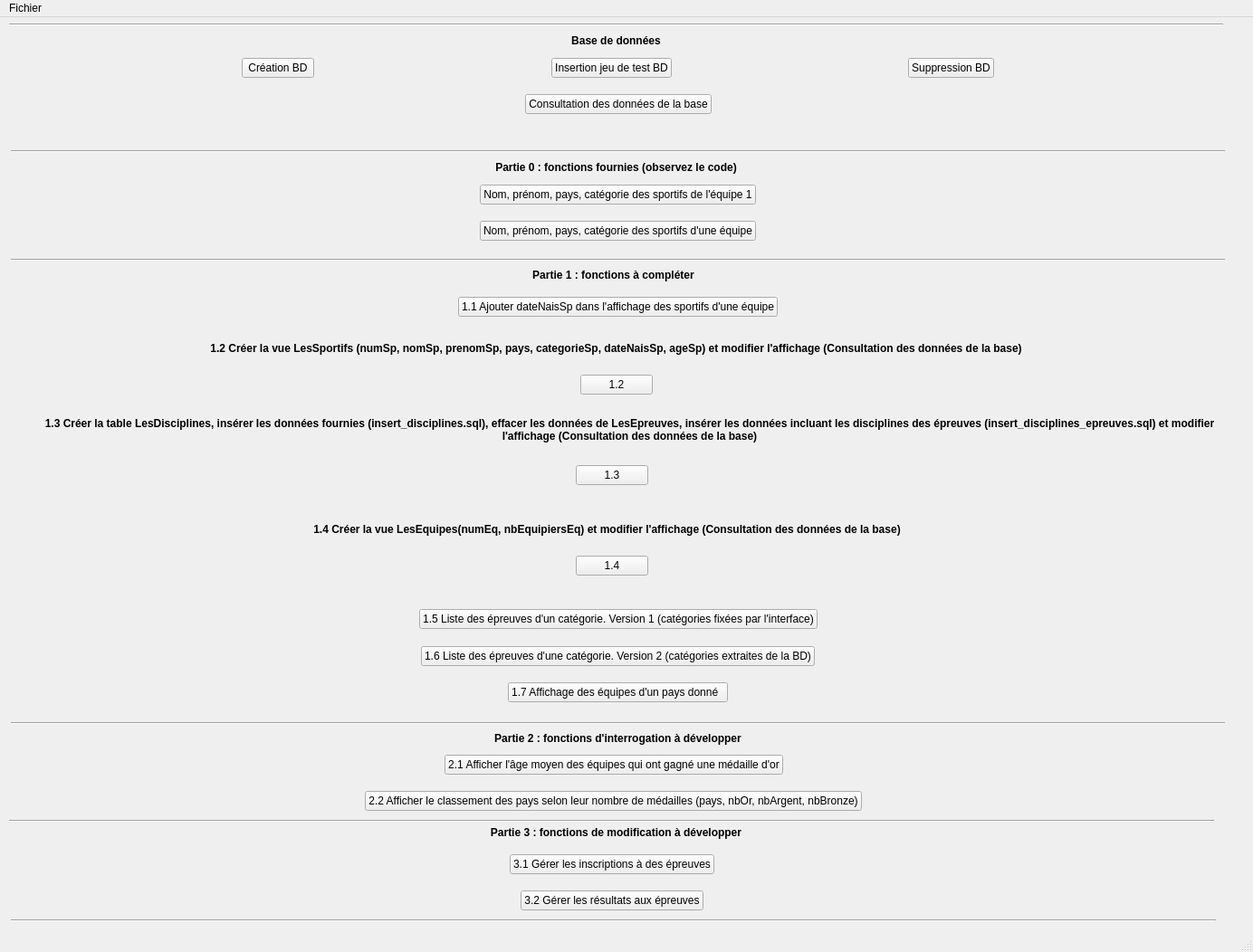
<?xml version="1.0" encoding="UTF-8"?>
<ui version="4.0">
 <class>MainWindow</class>
 <widget class="QMainWindow" name="MainWindow">
  <property name="geometry">
   <rect>
    <x>0</x>
    <y>0</y>
    <width>1384</width>
    <height>1052</height>
   </rect>
  </property>
  <property name="windowTitle">
   <string>Projet Jeux Olympiques</string>
  </property>
  <widget class="QWidget" name="centralwidget">
   <widget class="Line" name="line">
    <property name="geometry">
     <rect>
      <x>10</x>
      <y>0</y>
      <width>1341</width>
      <height>16</height>
     </rect>
    </property>
    <property name="orientation">
     <enum>Qt::Horizontal</enum>
    </property>
   </widget>
   <widget class="QLabel" name="label">
    <property name="geometry">
     <rect>
      <x>10</x>
      <y>10</y>
      <width>1341</width>
      <height>31</height>
     </rect>
    </property>
    <property name="font">
     <font>
      <weight>75</weight>
      <bold>true</bold>
     </font>
    </property>
    <property name="text">
     <string>Base de données</string>
    </property>
    <property name="alignment">
     <set>Qt::AlignCenter</set>
    </property>
   </widget>
   <widget class="Line" name="line_2">
    <property name="geometry">
     <rect>
      <x>12</x>
      <y>140</y>
      <width>1341</width>
      <height>16</height>
     </rect>
    </property>
    <property name="orientation">
     <enum>Qt::Horizontal</enum>
    </property>
   </widget>
   <widget class="QLabel" name="label_3">
    <property name="geometry">
     <rect>
      <x>10</x>
      <y>150</y>
      <width>1341</width>
      <height>31</height>
     </rect>
    </property>
    <property name="font">
     <font>
      <weight>75</weight>
      <bold>true</bold>
     </font>
    </property>
    <property name="text">
     <string>Partie 0 : fonctions fournies (observez le code)</string>
    </property>
    <property name="alignment">
     <set>Qt::AlignCenter</set>
    </property>
   </widget>
   <widget class="Line" name="line_3">
    <property name="geometry">
     <rect>
      <x>12</x>
      <y>260</y>
      <width>1341</width>
      <height>16</height>
     </rect>
    </property>
    <property name="orientation">
     <enum>Qt::Horizontal</enum>
    </property>
   </widget>
   <widget class="QLabel" name="label_4">
    <property name="geometry">
     <rect>
      <x>7</x>
      <y>269</y>
      <width>1341</width>
      <height>31</height>
     </rect>
    </property>
    <property name="font">
     <font>
      <weight>75</weight>
      <bold>true</bold>
     </font>
    </property>
    <property name="text">
     <string>Partie 1 : fonctions à compléter</string>
    </property>
    <property name="alignment">
     <set>Qt::AlignCenter</set>
    </property>
   </widget>
   <widget class="QLabel" name="label_7">
    <property name="geometry">
     <rect>
      <x>10</x>
      <y>350</y>
      <width>1341</width>
      <height>31</height>
     </rect>
    </property>
    <property name="font">
     <font>
      <weight>75</weight>
      <bold>true</bold>
     </font>
    </property>
    <property name="text">
     <string>1.2 Créer la vue LesSportifs (numSp, nomSp, prenomSp, pays, categorieSp, dateNaisSp, ageSp) et modifier l'affichage (Consultation des données de la base)</string>
    </property>
    <property name="alignment">
     <set>Qt::AlignCenter</set>
    </property>
    <property name="wordWrap">
     <bool>true</bool>
    </property>
   </widget>
   <widget class="QLabel" name="label_8">
    <property name="geometry">
     <rect>
      <x>40</x>
      <y>430</y>
      <width>1311</width>
      <height>51</height>
     </rect>
    </property>
    <property name="font">
     <font>
      <weight>75</weight>
      <bold>true</bold>
     </font>
    </property>
    <property name="text">
     <string>1.3 Créer la table LesDisciplines, insérer les données fournies (insert_disciplines.sql), effacer les données de LesEpreuves, insérer les données incluant les disciplines des épreuves (insert_disciplines_epreuves.sql) et modifier l'affichage (Consultation des données de la base)</string>
    </property>
    <property name="alignment">
     <set>Qt::AlignCenter</set>
    </property>
    <property name="wordWrap">
     <bool>true</bool>
    </property>
   </widget>
   <widget class="QLabel" name="label_9">
    <property name="geometry">
     <rect>
      <x>0</x>
      <y>550</y>
      <width>1341</width>
      <height>31</height>
     </rect>
    </property>
    <property name="font">
     <font>
      <weight>75</weight>
      <bold>true</bold>
     </font>
    </property>
    <property name="text">
     <string>1.4 Créer la vue LesEquipes(numEq, nbEquipiersEq) et modifier l'affichage (Consultation des données de la base)</string>
    </property>
    <property name="alignment">
     <set>Qt::AlignCenter</set>
    </property>
    <property name="wordWrap">
     <bool>true</bool>
    </property>
   </widget>
   <widget class="Line" name="line_4">
    <property name="geometry">
     <rect>
      <x>12</x>
      <y>772</y>
      <width>1341</width>
      <height>16</height>
     </rect>
    </property>
    <property name="orientation">
     <enum>Qt::Horizontal</enum>
    </property>
   </widget>
   <widget class="QLabel" name="label_5">
    <property name="geometry">
     <rect>
      <x>12</x>
      <y>781</y>
      <width>1341</width>
      <height>31</height>
     </rect>
    </property>
    <property name="font">
     <font>
      <weight>75</weight>
      <bold>true</bold>
     </font>
    </property>
    <property name="text">
     <string>Partie 2 : fonctions d'interrogation à développer</string>
    </property>
    <property name="alignment">
     <set>Qt::AlignCenter</set>
    </property>
   </widget>
   <widget class="Line" name="line_5">
    <property name="geometry">
     <rect>
      <x>10</x>
      <y>880</y>
      <width>1331</width>
      <height>16</height>
     </rect>
    </property>
    <property name="orientation">
     <enum>Qt::Horizontal</enum>
    </property>
   </widget>
   <widget class="QLabel" name="label_6">
    <property name="geometry">
     <rect>
      <x>20</x>
      <y>890</y>
      <width>1321</width>
      <height>21</height>
     </rect>
    </property>
    <property name="font">
     <font>
      <weight>75</weight>
      <bold>true</bold>
     </font>
    </property>
    <property name="text">
     <string>Partie 3 : fonctions de modification à développer</string>
    </property>
    <property name="alignment">
     <set>Qt::AlignCenter</set>
    </property>
   </widget>
   <widget class="Line" name="line_6">
    <property name="geometry">
     <rect>
      <x>12</x>
      <y>990</y>
      <width>1331</width>
      <height>16</height>
     </rect>
    </property>
    <property name="orientation">
     <enum>Qt::Horizontal</enum>
    </property>
   </widget>
   <widget class="QLabel" name="label_2">
    <property name="geometry">
     <rect>
      <x>0</x>
      <y>110</y>
      <width>1351</width>
      <height>31</height>
     </rect>
    </property>
    <property name="text">
     <string/>
    </property>
    <property name="alignment">
     <set>Qt::AlignCenter</set>
    </property>
   </widget>
   <widget class="QWidget" name="layoutWidget">
    <property name="geometry">
     <rect>
      <x>12</x>
      <y>40</y>
      <width>1341</width>
      <height>32</height>
     </rect>
    </property>
    <layout class="QHBoxLayout" name="horizontalLayout">
     <item>
      <spacer name="horizontalSpacer">
       <property name="orientation">
        <enum>Qt::Horizontal</enum>
       </property>
       <property name="sizeHint" stdset="0">
        <size>
         <width>40</width>
         <height>20</height>
        </size>
       </property>
      </spacer>
     </item>
     <item>
      <widget class="QPushButton" name="pushButton">
       <property name="text">
        <string>Création BD</string>
       </property>
      </widget>
     </item>
     <item>
      <spacer name="horizontalSpacer_2">
       <property name="orientation">
        <enum>Qt::Horizontal</enum>
       </property>
       <property name="sizeHint" stdset="0">
        <size>
         <width>40</width>
         <height>20</height>
        </size>
       </property>
      </spacer>
     </item>
     <item>
      <widget class="QPushButton" name="pushButton_3">
       <property name="text">
        <string>Insertion jeu de test BD</string>
       </property>
      </widget>
     </item>
     <item>
      <spacer name="horizontalSpacer_3">
       <property name="orientation">
        <enum>Qt::Horizontal</enum>
       </property>
       <property name="sizeHint" stdset="0">
        <size>
         <width>40</width>
         <height>20</height>
        </size>
       </property>
      </spacer>
     </item>
     <item>
      <widget class="QPushButton" name="pushButton_2">
       <property name="text">
        <string>Suppression BD</string>
       </property>
      </widget>
     </item>
     <item>
      <spacer name="horizontalSpacer_4">
       <property name="orientation">
        <enum>Qt::Horizontal</enum>
       </property>
       <property name="sizeHint" stdset="0">
        <size>
         <width>40</width>
         <height>20</height>
        </size>
       </property>
      </spacer>
     </item>
    </layout>
   </widget>
   <widget class="QWidget" name="layoutWidget">
    <property name="geometry">
     <rect>
      <x>12</x>
      <y>80</y>
      <width>1341</width>
      <height>32</height>
     </rect>
    </property>
    <layout class="QHBoxLayout" name="horizontalLayout_13">
     <item>
      <spacer name="horizontalSpacer_28">
       <property name="orientation">
        <enum>Qt::Horizontal</enum>
       </property>
       <property name="sizeHint" stdset="0">
        <size>
         <width>40</width>
         <height>20</height>
        </size>
       </property>
      </spacer>
     </item>
     <item>
      <widget class="QPushButton" name="pushButton_15">
       <property name="text">
        <string>Consultation des données de la base</string>
       </property>
      </widget>
     </item>
     <item>
      <spacer name="horizontalSpacer_27">
       <property name="orientation">
        <enum>Qt::Horizontal</enum>
       </property>
       <property name="sizeHint" stdset="0">
        <size>
         <width>40</width>
         <height>20</height>
        </size>
       </property>
      </spacer>
     </item>
    </layout>
   </widget>
   <widget class="QWidget" name="layoutWidget">
    <property name="geometry">
     <rect>
      <x>12</x>
      <y>180</y>
      <width>1341</width>
      <height>32</height>
     </rect>
    </property>
    <layout class="QHBoxLayout" name="horizontalLayout_2">
     <item>
      <spacer name="horizontalSpacer_7">
       <property name="orientation">
        <enum>Qt::Horizontal</enum>
       </property>
       <property name="sizeHint" stdset="0">
        <size>
         <width>40</width>
         <height>20</height>
        </size>
       </property>
      </spacer>
     </item>
     <item>
      <widget class="QPushButton" name="pushButton_4">
       <property name="text">
        <string>Nom, prénom, pays, catégorie des sportifs de l'équipe 1</string>
       </property>
      </widget>
     </item>
     <item>
      <spacer name="horizontalSpacer_5">
       <property name="orientation">
        <enum>Qt::Horizontal</enum>
       </property>
       <property name="sizeHint" stdset="0">
        <size>
         <width>40</width>
         <height>20</height>
        </size>
       </property>
      </spacer>
     </item>
    </layout>
   </widget>
   <widget class="QWidget" name="layoutWidget">
    <property name="geometry">
     <rect>
      <x>12</x>
      <y>220</y>
      <width>1341</width>
      <height>32</height>
     </rect>
    </property>
    <layout class="QHBoxLayout" name="horizontalLayout_3">
     <item>
      <spacer name="horizontalSpacer_8">
       <property name="orientation">
        <enum>Qt::Horizontal</enum>
       </property>
       <property name="sizeHint" stdset="0">
        <size>
         <width>40</width>
         <height>20</height>
        </size>
       </property>
      </spacer>
     </item>
     <item>
      <widget class="QPushButton" name="pushButton_5">
       <property name="text">
        <string>Nom, prénom, pays, catégorie des sportifs d'une équipe</string>
       </property>
      </widget>
     </item>
     <item>
      <spacer name="horizontalSpacer_6">
       <property name="orientation">
        <enum>Qt::Horizontal</enum>
       </property>
       <property name="sizeHint" stdset="0">
        <size>
         <width>40</width>
         <height>20</height>
        </size>
       </property>
      </spacer>
     </item>
    </layout>
   </widget>
   <widget class="QWidget" name="layoutWidget">
    <property name="geometry">
     <rect>
      <x>12</x>
      <y>304</y>
      <width>1341</width>
      <height>32</height>
     </rect>
    </property>
    <layout class="QHBoxLayout" name="horizontalLayout_4">
     <item>
      <spacer name="horizontalSpacer_10">
       <property name="orientation">
        <enum>Qt::Horizontal</enum>
       </property>
       <property name="sizeHint" stdset="0">
        <size>
         <width>40</width>
         <height>20</height>
        </size>
       </property>
      </spacer>
     </item>
     <item>
      <widget class="QPushButton" name="pushButton_6">
       <property name="text">
        <string>1.1 Ajouter dateNaisSp dans l'affichage des sportifs d'une équipe</string>
       </property>
      </widget>
     </item>
     <item>
      <spacer name="horizontalSpacer_9">
       <property name="orientation">
        <enum>Qt::Horizontal</enum>
       </property>
       <property name="sizeHint" stdset="0">
        <size>
         <width>40</width>
         <height>20</height>
        </size>
       </property>
      </spacer>
     </item>
    </layout>
   </widget>
   <widget class="QWidget" name="layoutWidget">
    <property name="geometry">
     <rect>
      <x>12</x>
      <y>649</y>
      <width>1341</width>
      <height>32</height>
     </rect>
    </property>
    <layout class="QHBoxLayout" name="horizontalLayout_5">
     <item>
      <spacer name="horizontalSpacer_12">
       <property name="orientation">
        <enum>Qt::Horizontal</enum>
       </property>
       <property name="sizeHint" stdset="0">
        <size>
         <width>40</width>
         <height>20</height>
        </size>
       </property>
      </spacer>
     </item>
     <item>
      <widget class="QPushButton" name="pushButton_7">
       <property name="text">
        <string>1.5 Liste des épreuves d'un catégorie. Version 1 (catégories fixées par l'interface)</string>
       </property>
      </widget>
     </item>
     <item>
      <spacer name="horizontalSpacer_11">
       <property name="orientation">
        <enum>Qt::Horizontal</enum>
       </property>
       <property name="sizeHint" stdset="0">
        <size>
         <width>40</width>
         <height>20</height>
        </size>
       </property>
      </spacer>
     </item>
    </layout>
   </widget>
   <widget class="QWidget" name="layoutWidget">
    <property name="geometry">
     <rect>
      <x>12</x>
      <y>690</y>
      <width>1341</width>
      <height>32</height>
     </rect>
    </property>
    <layout class="QHBoxLayout" name="horizontalLayout_6">
     <item>
      <spacer name="horizontalSpacer_14">
       <property name="orientation">
        <enum>Qt::Horizontal</enum>
       </property>
       <property name="sizeHint" stdset="0">
        <size>
         <width>40</width>
         <height>20</height>
        </size>
       </property>
      </spacer>
     </item>
     <item>
      <widget class="QPushButton" name="pushButton_8">
       <property name="text">
        <string>1.6 Liste des épreuves d'une catégorie. Version 2 (catégories extraites de la BD)</string>
       </property>
      </widget>
     </item>
     <item>
      <spacer name="horizontalSpacer_13">
       <property name="orientation">
        <enum>Qt::Horizontal</enum>
       </property>
       <property name="sizeHint" stdset="0">
        <size>
         <width>40</width>
         <height>20</height>
        </size>
       </property>
      </spacer>
     </item>
    </layout>
   </widget>
   <widget class="QWidget" name="layoutWidget">
    <property name="geometry">
     <rect>
      <x>12</x>
      <y>730</y>
      <width>1341</width>
      <height>32</height>
     </rect>
    </property>
    <layout class="QHBoxLayout" name="horizontalLayout_7">
     <item>
      <spacer name="horizontalSpacer_16">
       <property name="orientation">
        <enum>Qt::Horizontal</enum>
       </property>
       <property name="sizeHint" stdset="0">
        <size>
         <width>40</width>
         <height>20</height>
        </size>
       </property>
      </spacer>
     </item>
     <item>
      <widget class="QPushButton" name="pushButton_9">
       <property name="text">
        <string>1.7 Affichage des équipes d'un pays donné  </string>
       </property>
      </widget>
     </item>
     <item>
      <spacer name="horizontalSpacer_15">
       <property name="orientation">
        <enum>Qt::Horizontal</enum>
       </property>
       <property name="sizeHint" stdset="0">
        <size>
         <width>40</width>
         <height>20</height>
        </size>
       </property>
      </spacer>
     </item>
    </layout>
   </widget>
   <widget class="QWidget" name="layoutWidget">
    <property name="geometry">
     <rect>
      <x>12</x>
      <y>810</y>
      <width>1331</width>
      <height>32</height>
     </rect>
    </property>
    <layout class="QHBoxLayout" name="horizontalLayout_8">
     <item>
      <spacer name="horizontalSpacer_18">
       <property name="orientation">
        <enum>Qt::Horizontal</enum>
       </property>
       <property name="sizeHint" stdset="0">
        <size>
         <width>40</width>
         <height>20</height>
        </size>
       </property>
      </spacer>
     </item>
     <item>
      <widget class="QPushButton" name="pushButton_10">
       <property name="text">
        <string>2.1 Afficher l'âge moyen des équipes qui ont gagné une médaille d'or</string>
       </property>
      </widget>
     </item>
     <item>
      <spacer name="horizontalSpacer_17">
       <property name="orientation">
        <enum>Qt::Horizontal</enum>
       </property>
       <property name="sizeHint" stdset="0">
        <size>
         <width>40</width>
         <height>20</height>
        </size>
       </property>
      </spacer>
     </item>
    </layout>
   </widget>
   <widget class="QWidget" name="layoutWidget">
    <property name="geometry">
     <rect>
      <x>12</x>
      <y>850</y>
      <width>1331</width>
      <height>32</height>
     </rect>
    </property>
    <layout class="QHBoxLayout" name="horizontalLayout_9">
     <item>
      <spacer name="horizontalSpacer_20">
       <property name="orientation">
        <enum>Qt::Horizontal</enum>
       </property>
       <property name="sizeHint" stdset="0">
        <size>
         <width>40</width>
         <height>20</height>
        </size>
       </property>
      </spacer>
     </item>
     <item>
      <widget class="QPushButton" name="pushButton_11">
       <property name="text">
        <string>2.2 Afficher le classement des pays selon leur nombre de médailles (pays, nbOr, nbArgent, nbBronze)</string>
       </property>
      </widget>
     </item>
     <item>
      <spacer name="horizontalSpacer_19">
       <property name="orientation">
        <enum>Qt::Horizontal</enum>
       </property>
       <property name="sizeHint" stdset="0">
        <size>
         <width>40</width>
         <height>20</height>
        </size>
       </property>
      </spacer>
     </item>
    </layout>
   </widget>
   <widget class="QWidget" name="layoutWidget">
    <property name="geometry">
     <rect>
      <x>10</x>
      <y>920</y>
      <width>1331</width>
      <height>32</height>
     </rect>
    </property>
    <layout class="QHBoxLayout" name="horizontalLayout_11">
     <item>
      <spacer name="horizontalSpacer_24">
       <property name="orientation">
        <enum>Qt::Horizontal</enum>
       </property>
       <property name="sizeHint" stdset="0">
        <size>
         <width>40</width>
         <height>20</height>
        </size>
       </property>
      </spacer>
     </item>
     <item>
      <widget class="QPushButton" name="pushButton_13">
       <property name="text">
        <string>3.1 Gérer les inscriptions à des épreuves</string>
       </property>
      </widget>
     </item>
     <item>
      <spacer name="horizontalSpacer_23">
       <property name="orientation">
        <enum>Qt::Horizontal</enum>
       </property>
       <property name="sizeHint" stdset="0">
        <size>
         <width>40</width>
         <height>20</height>
        </size>
       </property>
      </spacer>
     </item>
    </layout>
   </widget>
   <widget class="QWidget" name="layoutWidget">
    <property name="geometry">
     <rect>
      <x>10</x>
      <y>960</y>
      <width>1331</width>
      <height>32</height>
     </rect>
    </property>
    <layout class="QHBoxLayout" name="horizontalLayout_12">
     <item>
      <spacer name="horizontalSpacer_26">
       <property name="orientation">
        <enum>Qt::Horizontal</enum>
       </property>
       <property name="sizeHint" stdset="0">
        <size>
         <width>40</width>
         <height>20</height>
        </size>
       </property>
      </spacer>
     </item>
     <item>
      <widget class="QPushButton" name="pushButton_14">
       <property name="text">
        <string>3.2 Gérer les résultats aux épreuves</string>
       </property>
      </widget>
     </item>
     <item>
      <spacer name="horizontalSpacer_25">
       <property name="orientation">
        <enum>Qt::Horizontal</enum>
       </property>
       <property name="sizeHint" stdset="0">
        <size>
         <width>40</width>
         <height>20</height>
        </size>
       </property>
      </spacer>
     </item>
    </layout>
   </widget>
   <widget class="QWidget" name="layoutWidget_2">
    <property name="geometry">
     <rect>
      <x>10</x>
      <y>390</y>
      <width>1341</width>
      <height>32</height>
     </rect>
    </property>
    <layout class="QHBoxLayout" name="horizontalLayout_10">
     <item>
      <spacer name="horizontalSpacer_21">
       <property name="orientation">
        <enum>Qt::Horizontal</enum>
       </property>
       <property name="sizeHint" stdset="0">
        <size>
         <width>40</width>
         <height>20</height>
        </size>
       </property>
      </spacer>
     </item>
     <item>
      <widget class="QPushButton" name="pushButton_12">
       <property name="text">
        <string>1.2</string>
       </property>
      </widget>
     </item>
     <item>
      <spacer name="horizontalSpacer_22">
       <property name="orientation">
        <enum>Qt::Horizontal</enum>
       </property>
       <property name="sizeHint" stdset="0">
        <size>
         <width>40</width>
         <height>20</height>
        </size>
       </property>
      </spacer>
     </item>
    </layout>
   </widget>
   <widget class="QWidget" name="layoutWidget_3">
    <property name="geometry">
     <rect>
      <x>0</x>
      <y>490</y>
      <width>1351</width>
      <height>32</height>
     </rect>
    </property>
    <layout class="QHBoxLayout" name="horizontalLayout_14">
     <item>
      <spacer name="horizontalSpacer_29">
       <property name="orientation">
        <enum>Qt::Horizontal</enum>
       </property>
       <property name="sizeHint" stdset="0">
        <size>
         <width>40</width>
         <height>20</height>
        </size>
       </property>
      </spacer>
     </item>
     <item>
      <widget class="QPushButton" name="pushButton_16">
       <property name="text">
        <string>1.3</string>
       </property>
      </widget>
     </item>
     <item>
      <spacer name="horizontalSpacer_30">
       <property name="orientation">
        <enum>Qt::Horizontal</enum>
       </property>
       <property name="sizeHint" stdset="0">
        <size>
         <width>40</width>
         <height>20</height>
        </size>
       </property>
      </spacer>
     </item>
    </layout>
   </widget>
   <widget class="QWidget" name="layoutWidget_4">
    <property name="geometry">
     <rect>
      <x>0</x>
      <y>590</y>
      <width>1351</width>
      <height>32</height>
     </rect>
    </property>
    <layout class="QHBoxLayout" name="horizontalLayout_15">
     <item>
      <spacer name="horizontalSpacer_31">
       <property name="orientation">
        <enum>Qt::Horizontal</enum>
       </property>
       <property name="sizeHint" stdset="0">
        <size>
         <width>40</width>
         <height>20</height>
        </size>
       </property>
      </spacer>
     </item>
     <item>
      <widget class="QPushButton" name="pushButton_17">
       <property name="text">
        <string>1.4</string>
       </property>
      </widget>
     </item>
     <item>
      <spacer name="horizontalSpacer_32">
       <property name="orientation">
        <enum>Qt::Horizontal</enum>
       </property>
       <property name="sizeHint" stdset="0">
        <size>
         <width>40</width>
         <height>20</height>
        </size>
       </property>
      </spacer>
     </item>
    </layout>
   </widget>
  </widget>
  <widget class="QMenuBar" name="menubar">
   <property name="geometry">
    <rect>
     <x>0</x>
     <y>0</y>
     <width>1384</width>
     <height>22</height>
    </rect>
   </property>
   <widget class="QMenu" name="menuFiles">
    <property name="title">
     <string>Fichier</string>
    </property>
    <addaction name="actionQuitter"/>
   </widget>
   <addaction name="menuFiles"/>
  </widget>
  <widget class="QStatusBar" name="statusbar"/>
  <action name="actionQuitter">
   <property name="text">
    <string>Quitter</string>
   </property>
  </action>
 </widget>
 <resources/>
 <connections>
  <connection>
   <sender>actionQuitter</sender>
   <signal>triggered()</signal>
   <receiver>MainWindow</receiver>
   <slot>close()</slot>
   <hints>
    <hint type="sourcelabel">
     <x>-1</x>
     <y>-1</y>
    </hint>
    <hint type="destinationlabel">
     <x>399</x>
     <y>299</y>
    </hint>
   </hints>
  </connection>
  <connection>
   <sender>pushButton_12</sender>
   <signal>clicked()</signal>
   <receiver>MainWindow</receiver>
   <slot>open_fct_comp_11()</slot>
   <hints>
    <hint type="sourcelabel">
     <x>680</x>
     <y>427</y>
    </hint>
    <hint type="destinationlabel">
     <x>135</x>
     <y>130</y>
    </hint>
   </hints>
  </connection>
  <connection>
   <sender>pushButton_3</sender>
   <signal>clicked()</signal>
   <receiver>MainWindow</receiver>
   <slot>insertDB()</slot>
   <hints>
    <hint type="sourcelabel">
     <x>684</x>
     <y>85</y>
    </hint>
    <hint type="destinationlabel">
     <x>388</x>
     <y>127</y>
    </hint>
   </hints>
  </connection>
  <connection>
   <sender>pushButton_2</sender>
   <signal>clicked()</signal>
   <receiver>MainWindow</receiver>
   <slot>deleteDB()</slot>
   <hints>
    <hint type="sourcelabel">
     <x>1008</x>
     <y>85</y>
    </hint>
    <hint type="destinationlabel">
     <x>598</x>
     <y>139</y>
    </hint>
   </hints>
  </connection>
  <connection>
   <sender>pushButton_15</sender>
   <signal>clicked()</signal>
   <receiver>MainWindow</receiver>
   <slot>openData()</slot>
   <hints>
    <hint type="sourcelabel">
     <x>791</x>
     <y>128</y>
    </hint>
    <hint type="destinationlabel">
     <x>498</x>
     <y>183</y>
    </hint>
   </hints>
  </connection>
  <connection>
   <sender>pushButton_4</sender>
   <signal>clicked()</signal>
   <receiver>MainWindow</receiver>
   <slot>open_fct_fournie_1()</slot>
   <hints>
    <hint type="sourcelabel">
     <x>523</x>
     <y>228</y>
    </hint>
    <hint type="destinationlabel">
     <x>79</x>
     <y>174</y>
    </hint>
   </hints>
  </connection>
  <connection>
   <sender>pushButton_5</sender>
   <signal>clicked()</signal>
   <receiver>MainWindow</receiver>
   <slot>open_fct_fournie_2()</slot>
   <hints>
    <hint type="sourcelabel">
     <x>520</x>
     <y>268</y>
    </hint>
    <hint type="destinationlabel">
     <x>116</x>
     <y>221</y>
    </hint>
   </hints>
  </connection>
  <connection>
   <sender>pushButton_6</sender>
   <signal>clicked()</signal>
   <receiver>MainWindow</receiver>
   <slot>open_fct_comp_1()</slot>
   <hints>
    <hint type="sourcelabel">
     <x>553</x>
     <y>352</y>
    </hint>
    <hint type="destinationlabel">
     <x>515</x>
     <y>274</y>
    </hint>
   </hints>
  </connection>
  <connection>
   <sender>pushButton_7</sender>
   <signal>clicked()</signal>
   <receiver>MainWindow</receiver>
   <slot>open_fct_comp_2()</slot>
   <hints>
    <hint type="sourcelabel">
     <x>511</x>
     <y>677</y>
    </hint>
    <hint type="destinationlabel">
     <x>576</x>
     <y>305</y>
    </hint>
   </hints>
  </connection>
  <connection>
   <sender>pushButton_8</sender>
   <signal>clicked()</signal>
   <receiver>MainWindow</receiver>
   <slot>open_fct_comp_3()</slot>
   <hints>
    <hint type="sourcelabel">
     <x>523</x>
     <y>718</y>
    </hint>
    <hint type="destinationlabel">
     <x>551</x>
     <y>342</y>
    </hint>
   </hints>
  </connection>
  <connection>
   <sender>pushButton_9</sender>
   <signal>clicked()</signal>
   <receiver>MainWindow</receiver>
   <slot>open_fct_comp_4()</slot>
   <hints>
    <hint type="sourcelabel">
     <x>815</x>
     <y>778</y>
    </hint>
    <hint type="destinationlabel">
     <x>521</x>
     <y>367</y>
    </hint>
   </hints>
  </connection>
  <connection>
   <sender>pushButton_16</sender>
   <signal>clicked()</signal>
   <receiver>MainWindow</receiver>
   <slot>open_fct_comp_12()</slot>
   <hints>
    <hint type="sourcelabel">
     <x>688</x>
     <y>525</y>
    </hint>
    <hint type="destinationlabel">
     <x>649</x>
     <y>528</y>
    </hint>
   </hints>
  </connection>
  <connection>
   <sender>pushButton_17</sender>
   <signal>clicked()</signal>
   <receiver>MainWindow</receiver>
   <slot>open_fct_comp_13()</slot>
   <hints>
    <hint type="sourcelabel">
     <x>684</x>
     <y>624</y>
    </hint>
    <hint type="destinationlabel">
     <x>693</x>
     <y>624</y>
    </hint>
   </hints>
  </connection>
  <connection>
   <sender>pushButton</sender>
   <signal>clicked()</signal>
   <receiver>MainWindow</receiver>
   <slot>createDB()</slot>
   <hints>
    <hint type="sourcelabel">
     <x>310</x>
     <y>77</y>
    </hint>
    <hint type="destinationlabel">
     <x>72</x>
     <y>75</y>
    </hint>
   </hints>
  </connection>
  <connection>
   <sender>pushButton_10</sender>
   <signal>clicked()</signal>
   <receiver>MainWindow</receiver>
   <slot>open_fct_comp_21()</slot>
   <hints>
    <hint type="sourcelabel">
     <x>636</x>
     <y>850</y>
    </hint>
    <hint type="destinationlabel">
     <x>121</x>
     <y>850</y>
    </hint>
   </hints>
  </connection>
  <connection>
   <sender>pushButton_11</sender>
   <signal>clicked()</signal>
   <receiver>MainWindow</receiver>
   <slot>open_fct_comp_22()</slot>
   <hints>
    <hint type="sourcelabel">
     <x>702</x>
     <y>887</y>
    </hint>
    <hint type="destinationlabel">
     <x>1269</x>
     <y>860</y>
    </hint>
   </hints>
  </connection>
 </connections>
 <slots>
  <slot>createDB()</slot>
  <slot>insertDB()</slot>
  <slot>deleteDB()</slot>
  <slot>openData()</slot>
  <slot>openAddUser()</slot>
  <slot>openDelUser()</slot>
  <slot>open_fct_fournie_1()</slot>
  <slot>open_fct_fournie_2()</slot>
  <slot>open_fct_comp_1()</slot>
  <slot>open_fct_comp_2()</slot>
  <slot>open_fct_comp_3()</slot>
  <slot>open_fct_comp_4()</slot>
  <slot>open_fct_comp_11()</slot>
  <slot>open_fct_comp_12()</slot>
  <slot>open_fct_comp_13()</slot>
  <slot>open_fct_comp_21()</slot>
  <slot>open_fct_comp_22()</slot>
  <slot>open_fct_comp_31()</slot>
  <slot>open_fct_comp_32()</slot>
 </slots>
</ui>
